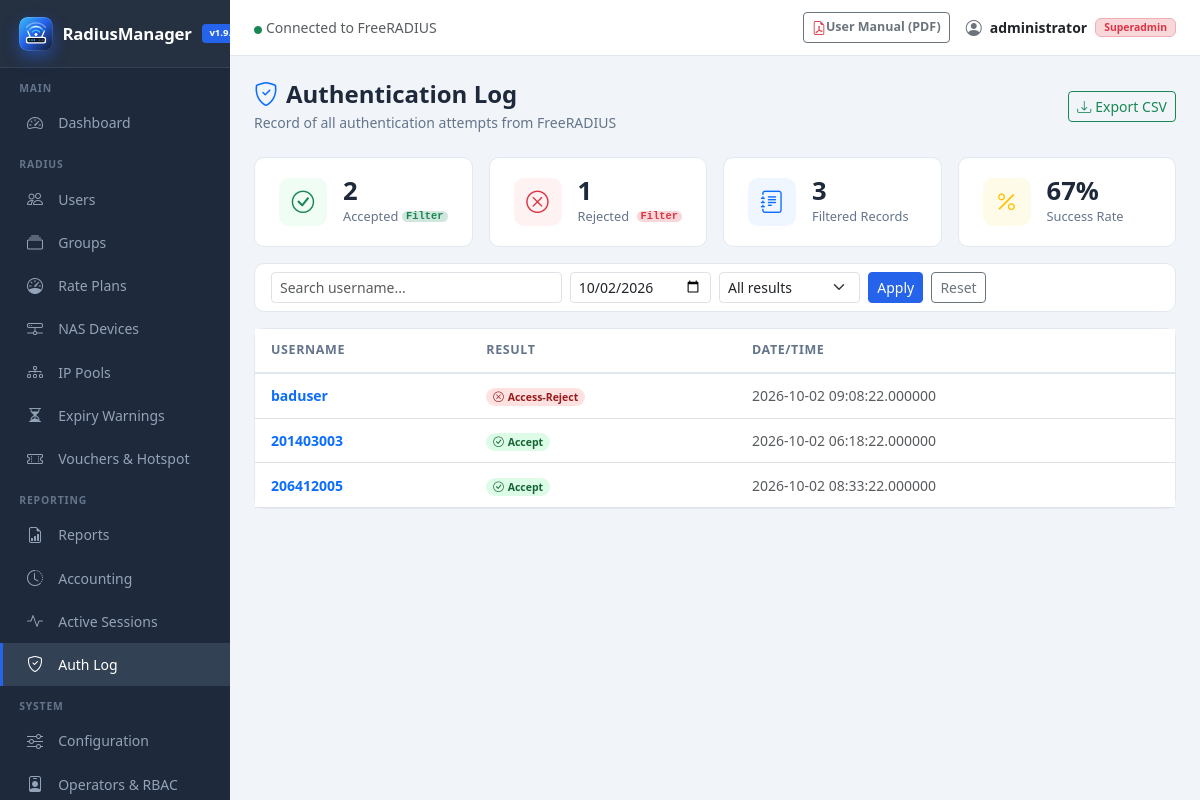
The app's page /postauth.php (signed in) with its own data.
### tables this page shows
CREATE TABLE IF NOT EXISTS `radpostauth` (
  `id` int(11) NOT NULL AUTO_INCREMENT,
  `username` varchar(64) NOT NULL DEFAULT '',
  `pass` varchar(64) NOT NULL DEFAULT '',
  `reply` varchar(32) NOT NULL DEFAULT '',
  `authdate` timestamp(6) NOT NULL DEFAULT current_timestamp(6) ON UPDATE current_timestamp(6),
  `class` varchar(64) DEFAULT NULL,
  PRIMARY KEY (`id`),
  KEY `username` (`username`),
  KEY `authdate` (`authdate`)
);

### includes/db.php (called while the page is built, shortened)
<?php
function getDB() {
    static $pdo = null;
    if ($pdo === null) {
        try {
            $dsn = "mysql:host=" . DB_HOST . ";port=" . DB_PORT . ";dbname=" . DB_NAME . ";charset=utf8mb4";
            $pdo = new PDO($dsn, DB_USER, DB_PASS, [
                PDO::ATTR_ERRMODE            => PDO::ERRMODE_EXCEPTION,
                PDO::ATTR_DEFAULT_FETCH_MODE => PDO::FETCH_ASSOC,
                PDO::ATTR_EMULATE_PREPARES   => false,
            ]);
        } catch (PDOException $e) {
            $msg = 'Database connection failed: ' . htmlspecialchars($e->getMessage());
            if (php_sapi_name() === 'cli' || (!empty($_SERVER['HTTP_ACCEPT']) && str_contains($_SERVER['HTTP_ACCEPT'], 'application/json'))) {
                die(json_encode(['error' => $msg]));
            }
            die('<div style="font-family:sans-serif;padding:20px;background:#fee2e2;color:#991b1b;border-radius:8px;margin:20px;border:1px solid #f87171;">'
                . '<strong>Database Error:</strong> ' . $msg . '</div>');
        }
    }
    return $pdo;
}
function dbHasColumn($table, $column) {
    static $cache = [];
    $key = "$table.$column";
    if (!isset($cache[$key])) {
        $stmt = getDB()->prepare("SELECT COUNT(*) FROM information_schema.columns WHERE table_schema = DATABASE() AND table_name = ? AND column_name = ?");
        $stmt->execute([$table, $column]);
        $cache[$key] = ((int)$stmt->fetchColumn() > 0);
    }
    return $cache[$key];
}

### includes/functions.php (called while the page is built, shortened)
<?php
function sanitize($input) {
    return htmlspecialchars(strip_tags(trim((string)$input)), ENT_QUOTES, 'UTF-8');
}

### postauth.php (the view, shortened to what this page needs)
<?php
$db = getDB();
$search   = trim($_GET['q'] ?? '');
$filter   = trim($_GET['filter'] ?? '');
if (empty($filter)) {
    $replyParam = trim($_GET['reply'] ?? '');
    if ($replyParam === 'Access-Accept') {
        $filter = 'accept';
    } elseif ($replyParam === 'Access-Reject') {
        $filter = 'reject';
    } else {
        $filter = 'all';
    }
}
if (isset($_GET['from'])) {
    $dateFrom = trim($_GET['from']);
} else {
    $hasToday = $db->query("SELECT 1 FROM radpostauth WHERE authdate >= CURDATE() LIMIT 1")->fetch();
    if ($hasToday) {
        $dateFrom = date('Y-m-d');
    } else {
        $latest = $db->query("SELECT DATE(authdate) d FROM radpostauth ORDER BY id DESC LIMIT 1")->fetch();
        $dateFrom = $latest['d'] ?? date('Y-m-d');
    }
}
$page     = max(1, (int)($_GET['page'] ?? 1));
$perPage  = 30;
$offset   = ($page - 1) * $perPage;
$hasNasIp = dbHasColumn('radpostauth', 'nasipaddress');
$nasCol   = $hasNasIp ? 'nasipaddress' : 'NULL AS nasipaddress';
$where  = "WHERE authdate >= :from_dt";
$params = [':from_dt' => "$dateFrom 00:00:00"];
$totalStmt = $db->prepare("SELECT COUNT(*) FROM radpostauth $where");
$totalStmt->execute($params);
$total = (int)$totalStmt->fetchColumn();
$lim = (int)$perPage;
$off = (int)$offset;
$stmt = $db->prepare("SELECT username, pass, reply, authdate, $nasCol
  FROM radpostauth $where ORDER BY id DESC LIMIT $lim OFFSET $off");
$stmt->execute($params);
$records = $stmt->fetchAll();
$statsStmt = $db->prepare("SELECT
    SUM(reply = 'Access-Accept') AS accepted,
    SUM(reply != 'Access-Accept') AS rejected
  FROM radpostauth WHERE authdate >= :from_dt");
$statsStmt->execute([':from_dt' => "$dateFrom 00:00:00"]);
$stats = $statsStmt->fetch();
include __DIR__ . '/includes/header.php';
?>
<div class="page-header d-flex align-items-center justify-content-between">
    <div>
        <h4><i class="bi bi-shield-check me-2 text-primary"></i>Authentication Log</h4>
        <p>Record of all authentication attempts from FreeRADIUS</p>
    </div>
    <a href="export.php?type=postauth<?= ($filter && $filter !== 'all') ? '&status=' . urlencode($filter) : '' ?><?= $search ? '&q=' . urlencode($search) : '' ?><?= $dateFrom ? '&from=' . urlencode($dateFrom) : '' ?>" class="btn btn-outline-success btn-sm">
        <i class="bi bi-download me-1"></i>Export CSV
    </a>
</div>
<div class="row g-3 mb-3">
    <div class="col-6 col-md-3">
        <a href="postauth.php?filter=accept<?= !empty($search) ? '&q=' . urlencode($search) : '' ?><?= !empty($dateFrom) ? '&from=' . urlencode($dateFrom) : '' ?>"
           class="stat-card text-decoration-none <?= $filter === 'accept' ? 'border-success shadow-sm' : '' ?>"
           title="Click to filter Accepted authentications">
            <div class="stat-icon" style="background:#f0fdf4">
                <i class="bi bi-check-circle text-success"></i>
            </div>
            <div class="flex-grow-1">
                <div class="stat-value"><?= number_format((int)($stats['accepted'] ?? 0)) ?></div>
                <div class="stat-label d-flex align-items-center justify-content-between">
                    <span>Accepted</span>
                    <span class="badge bg-success-subtle text-success py-0 px-1 font-monospace" style="font-size:.65rem">
                        <?= $filter === 'accept' ? 'Filtered' : 'Filter' ?>
                    </span>
                </div>
            </div>
        </a>
    </div>
    <div class="col-6 col-md-3">
        <a href="postauth.php?filter=reject<?= !empty($search) ? '&q=' . urlencode($search) : '' ?><?= !empty($dateFrom) ? '&from=' . urlencode($dateFrom) : '' ?>"
           class="stat-card text-decoration-none <?= $filter === 'reject' ? 'border-danger shadow-sm' : '' ?>"
           title="Click to filter Rejected authentications">
            <div class="stat-icon" style="background:#fef2f2">
                <i class="bi bi-x-circle text-danger"></i>
            </div>
            <div class="flex-grow-1">
                <div class="stat-value"><?= number_format((int)($stats['rejected'] ?? 0)) ?></div>
                <div class="stat-label d-flex align-items-center justify-content-between">
                    <span>Rejected</span>
                    <span class="badge bg-danger-subtle text-danger py-0 px-1 font-monospace" style="font-size:.65rem">
                        <?= $filter === 'reject' ? 'Filtered' : 'Filter' ?>
                    </span>
                </div>
            </div>
        </a>
    </div>
    <div class="col-6 col-md-3">
        <div class="stat-card">
            <div class="stat-icon" style="background:#eff6ff">
                <i class="bi bi-journal-text text-primary"></i>
            </div>
            <div>
                <div class="stat-value"><?= number_format($total) ?></div>
                <div class="stat-label">Filtered Records</div>
            </div>
        </div>
    </div>
    <div class="col-6 col-md-3">
        <div class="stat-card">
            <div class="stat-icon" style="background:#fefce8">
                <i class="bi bi-percent text-warning"></i>
            </div>
            <div>
                <?php
                $totAuth = (int)($stats['accepted'] ?? 0) + (int)($stats['rejected'] ?? 0);
                $rate = ($totAuth > 0) ? round(((int)$stats['accepted'] / $totAuth) * 100) : 0;
                ?>
                <div class="stat-value"><?= $rate ?>%</div>
                <div class="stat-label">Success Rate</div>
            </div>
        </div>
    </div>
</div>
<div class="card mb-3">
    <div class="card-body py-2">
        <form method="GET" class="row g-2 align-items-end">
            <div class="col-md-4">
                <input type="text" name="q" class="form-control form-control-sm"
                       placeholder="Search username..." value="<?= htmlspecialchars($search) ?>">
            </div>
            <div class="col-md-2">
                <input type="date" name="from" class="form-control form-control-sm" value="<?= htmlspecialchars($dateFrom) ?>">
            </div>
            <div class="col-md-2">
                <select name="filter" class="form-select form-select-sm">
                    <option value="all"    <?= ($filter === 'all')    ? 'selected' : '' ?>>All results</option>
                </select>
            </div>
            <div class="col-auto">
                <button class="btn btn-primary btn-sm">Apply</button>
                <a href="postauth.php" class="btn btn-outline-secondary btn-sm ms-1">Reset</a>
            </div>
        </form>
    </div>
</div>
<div class="card">
    <div class="card-body p-0">
        <div class="table-responsive">
        <table class="table mb-0">
            <thead><tr>
                <th>Username</th>
                <th>Result</th>
                <th>Date/Time</th>
            </tr></thead>
            <tbody>
            <?php if (empty($records)): ?>
            <tr><td colspan="<?= $hasNasIp ? 4 : 3 ?>" class="text-center text-muted py-5">
                <i class="bi bi-inbox fs-3 d-block mb-2"></i>No authentication attempts recorded
            </td></tr>
            <?php else: foreach ($records as $r):
                $isAccept = ($r['reply'] === 'Access-Accept'); ?>
            <tr>
                <td>
                    <a href="user-edit.php?username=<?= urlencode($r['username']) ?>" class="text-decoration-none fw-semibold text-primary">
                        <?= sanitize($r['username']) ?>
                    </a>
                </td>
                <td>
                    <?php if ($isAccept): ?>
                    <a href="postauth.php?filter=accept<?= !empty($dateFrom) ? '&from='.urlencode($dateFrom) : '' ?>" class="badge badge-online rounded-pill text-decoration-none" title="Filter Accepted attempts">
                        <i class="bi bi-check-circle me-1"></i>Accept
                    </a>
                    <?php else: ?>
                    <a href="postauth.php?filter=reject<?= !empty($dateFrom) ? '&from='.urlencode($dateFrom) : '' ?>" class="badge badge-offline rounded-pill text-decoration-none" title="Filter Rejected attempts">
                        <i class="bi bi-x-circle me-1"></i><?= sanitize($r['reply']) ?>
                    </a>
                    <?php endif; ?>
                </td>
                <td class="text-muted small"><?= htmlspecialchars($r['authdate']) ?></td>
            </tr>
            <?php endforeach; endif; ?>
            </tbody>
        </table>
        </div>
    </div>
</div>
<?php include __DIR__ . '/includes/footer.php'; ?>

### includes/header.php (style rules this page uses)
:root { --sidebar-w: 230px; --primary: #2563eb; --primary-dark: #1d4ed8; --sidebar-bg: #1e293b; --sidebar-hover: #334155; --sidebar-active: #2563eb; --topbar-h: 56px; }
body { background: #f1f5f9; font-family: 'Segoe UI', sans-serif; }
html { scroll-behavior: smooth; }
* { scrollbar-width: thin; scrollbar-color: #cbd5e1 transparent; }
.stat-card { background: #fff; border-radius: 10px; padding: 1.25rem 1.5rem; border: 1px solid #e2e8f0; display: flex; align-items: center; gap: 1rem; text-decoration: none; color: inherit; transition: transform .15s ease, box-shadow .15s ease, border-color .15s ease; }
.stat-icon { width: 48px; height: 48px; border-radius: 10px; display: flex; align-items: center; justify-content: center; font-size: 1.4rem; }
.stat-value { font-size: 1.6rem; font-weight: 700; color: #1e293b; line-height: 1; }
.stat-label { font-size: .8rem; color: #64748b; margin-top: .2rem; }
.card { border: 1px solid #e2e8f0; border-radius: 10px; }
.table th { font-size: .78rem; text-transform: uppercase; letter-spacing: .05em; color: #64748b; font-weight: 600; border-bottom: 2px solid #e2e8f0; padding: .75rem 1rem; }
.table td { padding: .7rem 1rem; vertical-align: middle; font-size: .875rem; }
.badge-online { background: #dcfce7; color: #166534; }
.badge-offline { background: #fee2e2; color: #991b1b; }
.btn-primary { background: var(--primary); border-color: var(--primary); }
.page-header { margin-bottom: 1.5rem; }
.page-header h4 { font-weight: 700; color: #1e293b; margin: 0; }
.page-header p { color: #64748b; font-size: .875rem; margin: .2rem 0 0; }

### records on screen
radpostauth: username "baduser", reply "Access-Reject", authdate "2026-10-02 09:08:22.000000"
radpostauth: username "201403003", authdate "2026-10-02 06:18:22.000000"
radpostauth: username "206412005", authdate "2026-10-02 08:33:22.000000"

### other values on screen
APP_NAME "RadiusManager"
$_SESSION['admin_name'] "administrator"
getAdminRole() "Superadmin"
$stats['accepted'] "2"
$stats['rejected'] "1"
$total "3"
$rate "67"
